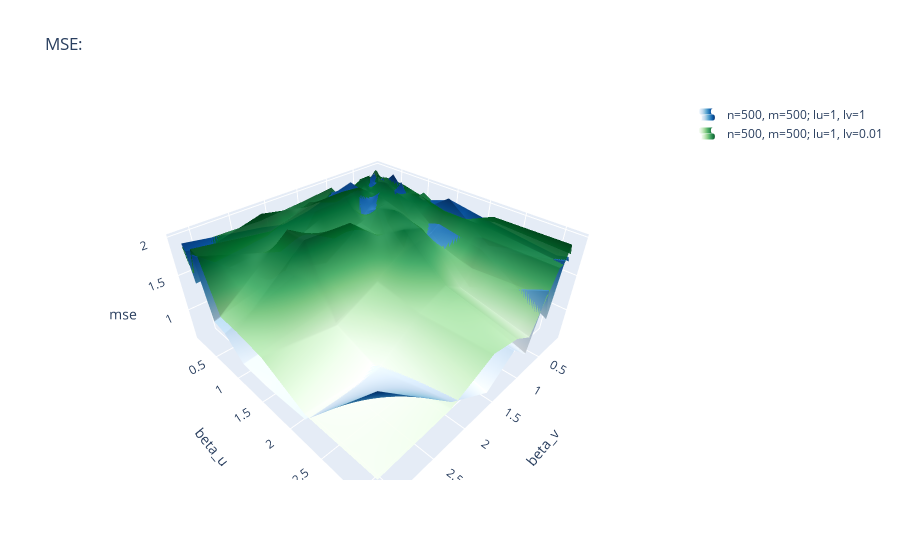

The code cell stored with this chart in its notebook:
### Code cell
######################### 3D PLOT BOTH CONFIG
#### MSE
x, y = np.meshgrid(list_value_2,list_value_1)
mse_mean=mse_at_final_iteration.mean(axis=1).mean(axis=1)
mse_mean=mse_mean.reshape(len(list_value_1),len(list_value_2))

mse_mean_2=mse_at_final_iteration_2.mean(axis=1).mean(axis=1)
mse_mean_2=mse_mean_2.reshape(len(list_value_1),len(list_value_2))

fig = go.Figure(data=[
    go.Surface(name=f"n={name_n_1}, m={name_m_1}; lu={lambda_u_val_1}, lv={lambda_v_val_1}",
               z=mse_mean,x=list_value_1, y=list_value_2,
               colorscale ='Blues', showscale=False, opacity=1),
    go.Surface(name=f"n={name_n_2}, m={name_m_2}; lu={lambda_u_val_2}, lv={lambda_v_val_2}",
               z=mse_mean_2,x=list_value_1, y=list_value_2,
               colorscale ='Greens', showscale=False, opacity=0.9)])

fig.update_layout(
    title=f"MSE:",
)
fig.update_layout(scene = dict(
                    xaxis_title=name_value_2,
                    yaxis_title=name_value_1,
                    zaxis_title="mse"))
fig.update_traces(showlegend=True)

fig.show()
path=f"{FILE_PATH}R1_n={name_n_1}_m={name_m_1}_"\
f"Ldiff={lambda_u_val_1/lambda_v_val_1}_"\
f"R2_n={name_n_2}_m={name_m_2}_"\
f"Ldiff={lambda_u_val_2/lambda_v_val_2}_mse.html"
fig.write_html(path)

### Figure 1 — Plotly figure (JSON) as saved in the notebook; plotly's stock layout.template omitted (floating-point values rounded to 4 significant figures)
{"data": [{"colorscale": [[0, "rgb(247,251,255)"], [0.125, "rgb(222,235,247)"], [0.25, "rgb(198,219,239)"], [0.375, "rgb(158,202,225)"], [0.5, "rgb(107,174,214)"], [0.625, "rgb(66,146,198)"], [0.75, "rgb(33,113,181)"], [0.875, "rgb(8,81,156)"], [1, "rgb(8,48,107)"]], "name": "n=500, m=500; lu=1, lv=1", "opacity": 1, "showlegend": true, "showscale": false, "type": "surface", "x": [0.1, 0.1468, 0.2154, 0.3162, 0.4642, 0.6813, 1, 1.468, 2.154, 3.162], "y": [0.1, 0.1468, 0.2154, 0.3162, 0.4642, 0.6813, 1, 1.468, 2.154, 3.162], "z": [[1.861, 1.782, 1.747, 1.895, 1.876, 1.79, 1.874, 1.587, 1.748, 1.921], [1.678, 1.814, 1.943, 1.875, 1.661, 1.935, 1.861, 1.752, 1.661, 1.839], [1.879, 1.706, 1.822, 1.84, 1.742, 1.919, 1.737, 1.78, 1.492, 1.442], [1.756, 1.846, 1.911, 1.804, 1.69, 1.826, 1.827, 1.807, 0.9911, 1.873], [1.749, 1.991, 1.55, 1.812, 1.787, 1.601, 1.317, 1.079, 1.261, 1.024], [1.847, 1.795, 1.96, 1.845, 1.386, 1.702, 1.189, 0.7372, 1.293, 0.9738], [1.75, 1.621, 1.533, 1.478, 1.124, 0.9978, 0.844, 0.9318, 0.805, 0.7053], [1.899, 1.937, 1.398, 1.629, 1.564, 1.523, 1.165, 0.674, 0.8027, 0.6918], [1.799, 1.504, 1.493, 1.52, 1.01, 0.9526, 0.944, 0.8504, 0.7312, 0.7442], [1.689, 1.768, 1.741, 0.9742, 1.477, 0.6478, 0.9194, 0.5972, 1.004, 1.94]]}, {"colorscale": [[0, "rgb(247,252,245)"], [0.125, "rgb(229,245,224)"], [0.25, "rgb(199,233,192)"], [0.375, "rgb(161,217,155)"], [0.5, "rgb(116,196,118)"], [0.625, "rgb(65,171,93)"], [0.75, "rgb(35,139,69)"], [0.875, "rgb(0,109,44)"], [1, "rgb(0,68,27)"]], "name": "n=500, m=500; lu=1, lv=0.01", "opacity": 0.9, "showlegend": true, "showscale": false, "type": "surface", "x": [0.1, 0.1468, 0.2154, 0.3162, 0.4642, 0.6813, 1, 1.468, 2.154, 3.162], "y": [0.1, 0.1468, 0.2154, 0.3162, 0.4642, 0.6813, 1, 1.468, 2.154, 3.162], "z": [[1.921, 1.958, 1.894, 1.856, 1.901, 1.591, 1.934, 1.887, 1.839, 1.874], [1.817, 1.933, 1.724, 1.931, 1.928, 1.846, 1.827, 1.814, 1.951, 1.714], [1.804, 1.872, 1.943, 1.721, 1.873, 1.711, 1.75, 1.908, 1.675, 1.582], [1.72, 1.905, 1.892, 1.89, 1.769, 1.908, 1.937, 1.931, 1.778, 1.94], [1.885, 1.913, 1.859, 1.917, 1.78, 1.433, 1.801, 1.777, 1.545, 1.911], [1.506, 1.893, 1.805, 1.837, 1.729, 1.718, 1.608, 1.548, 1.936, 1.215], [1.863, 1.832, 1.877, 1.768, 1.647, 1.794, 1.531, 1.891, 1.921, 1.196], [1.646, 1.609, 1.782, 1.479, 1.464, 1.703, 1.8, 1.26, 0.9703, 1.126], [1.824, 1.912, 1.782, 1.691, 1.298, 1.115, 1.298, 1.14, 0.721, 0.8233], [1.787, 1.927, 1.702, 1.7, 1.372, 0.9139, 1.087, 1.178, 0.898, 0.8445]]}], "layout": {"scene": {"xaxis": {"title": {"text": "beta_v"}}, "yaxis": {"title": {"text": "beta_u"}}, "zaxis": {"title": {"text": "mse"}}}, "title": {"text": "MSE:"}}}
